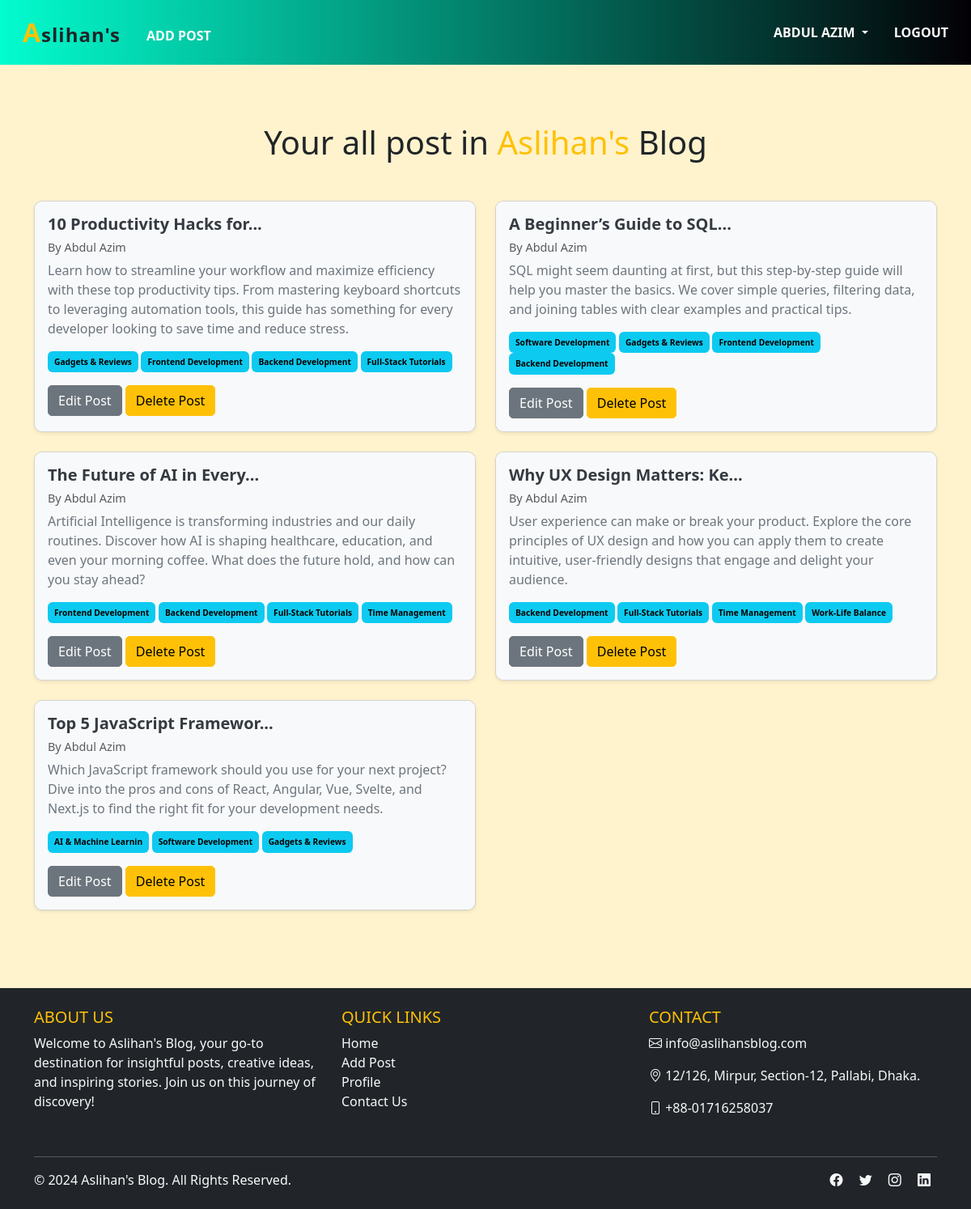
The page /author/profile/ (signed in) on the database its author committed.
### posts/models.py (models this page shows, shortened)
class Post(models.Model):
    title = models.CharField(max_length=50)
    content = models.TextField()
    category = models.ManyToManyField(Category)
    author = models.ForeignKey(User, on_delete=models.CASCADE)

### categories/models.py (models this page shows, shortened)
class Category(models.Model):
    name = models.CharField(max_length=20)
    slug = models.CharField(max_length=100, unique=True, null=True, blank = True)

### authors/views.py (the view)
# urls.py: path('profile/', views.profile, name = 'profile'),
@login_required
def profile(request):
    data = Post.objects.filter(author = request.user)
    return render(request,'profile.html', {'data': data})

### authors/templates/profile.html
{% extends 'base.html' %} {% block content %}
<div class="container my-4">
  <div class="container text-center mt-4 mb-5">
    <h1>
      Your all post in <span class="aslihan-text text-warning">Aslihan's</span> Blog
    </h1>
  </div>
  <div class="row">
    {% for post in data %}
    <div class="col-md-6 mb-4">
      <div
        class="card shadow-sm h-100"
        style="border-radius: 10px; overflow: hidden"
      >
        <div class="card-body" style="background-color: #f8f9fa">
          <h5 class="card-title" style="font-weight: bold; color: #343a40">
            {{ post.title|slice:":25" }}{% if post.title|length > 25 %}...{% endif %}
          </h5>
          <h6 class="text-muted" style="font-size: 0.9em">
            By {{ post.author.first_name}} {{post.author.last_name}}
          </h6>
          <p class="card-text" style="color: #6c757d">
            {{ post.content|slice:":300" }}{% if post.content|length > 300%}...{% endif %}
          </p>
          <div style="font-size: 0.85em; margin-bottom: 1rem">
            {% for cat in post.category.all %}
            <span
              class="badge text-bg-info p-2"
              style="background-color: #6c757d"
              >{{ cat.name }}</span
            >
            {% endfor %}
          </div>
          <a
            href="{% url 'edit_post' post.id%}"
            class="btn btn-secondary"
            style="border-radius: 5px"
            >Edit Post</a
          >
          <a
            href="{% url 'delete_post' post.id%}"
            class="btn btn-warning"
            style="border-radius: 5px"
            >Delete Post</a
          >
        </div>
      </div>
    </div>
    {% endfor %}
  </div>
</div>
{% endblock %}

### templates/base.html (shortened to what this page needs)
<!DOCTYPE html>
<html lang="en">
  <head>
    <link
      href="https://cdn.jsdelivr.net/npm/bootstrap-icons/font/bootstrap-icons.css"
      rel="stylesheet"
    />
    <link
      href="https://cdn.jsdelivr.net/npm/bootstrap@5.3.3/dist/css/bootstrap.min.css"
      rel="stylesheet"
    />
  </head>
  <body>
    <header>
      <nav class="navbar navbar-expand-lg navbar-dark bg-dark">
        <div class="container-fluid">
          <div class="collapse navbar-collapse" id="navbarSupportedContent">
            <ul class="navbar-nav me-auto mb-2 mb-lg-0">
              <li class="nav-item">
                <a
                  class="nav-link active text-uppercase px-3"
                  aria-current="page"
                  href="{% url 'home' %}"
                >
                  <span class="styled-text text-dark">
                    <span class="highlight-a">A</span>slihan's
                  </span>
                </a>
              </li>
              {% if request.user.is_authenticated %}
              <li class="nav-item">
                <a
                  class="nav-link text-uppercase px-3 mt-3 "
                  href="{% url 'add_post' %}"
                  >Add Post</a
                >
              </li>
              {% endif %}
            </ul>
            <div>
              <ul class="navbar-nav me-auto mb-2 mb-lg-0">
                {% if request.user.is_authenticated %}
                <li class="nav-item dropdown">
                  <a
                    class="nav-link dropdown-toggle text-uppercase px-3"
                    href="#"
                    id="profileDropdown"
                    role="button"
                    data-bs-toggle="dropdown"
                    aria-expanded="false"
                  >
                  {{request.user.first_name}} {{request.user.last_name}}
                  </a>
                </li>
                <li class="nav-item">
                  <a
                    class="nav-link text-uppercase px-3"
                    href="{% url 'logout' %}"
                    >Logout</a
                  >
                </li>
                {% endif %}
              </ul>
            </div>
          </div>
        </div>
      </nav>
    </header>
    <main class="flex-grow-1 bg-warning-subtle py-5">
      {% block content %}{% endblock %}
    </main>
    <footer class="text-light py-4 bg-dark">
      <div class="container">
        <div class="row">
          <div class="col-lg-4 col-md-6 mb-4">
            <h5 class="text-uppercase text-warning">About Us</h5>
            <p>
              Welcome to Aslihan's Blog, your go-to destination for insightful posts,
              creative ideas, and inspiring stories. Join us on this journey of discovery!
            </p>
          </div>
          <div class="col-lg-4 col-md-6 mb-4">
            <h5 class="text-uppercase text-warning">Quick Links</h5>
            <ul class="list-unstyled">
              <li><a href="{% url 'home' %}" class="text-light text-decoration-none">Home</a></li>
              <li><a href="{% url 'add_post' %}" class="text-light text-decoration-none">Add Post</a></li>
              <li><a href="{% url 'profile' %}" class="text-light text-decoration-none">Profile</a></li>
              <li><a href="" class="text-light text-decoration-none">Contact Us</a></li>
            </ul>
          </div>
          <div class="col-lg-4 col-md-12">
            <h5 class="text-uppercase text-warning">Contact</h5>
            <p>
              <i class="bi bi-envelope"></i> <a href="" class="text-light text-decoration-none">info@aslihansblog.com</a>
            </p>
            <p>
              <i class="bi bi-geo-alt"></i> 12/126, Mirpur, Section-12, Pallabi, Dhaka.
            </p>
            <p>
              <i class="bi bi-phone"></i> +88-01716258037
            </p>
          </div>
        </div>
        <hr class="border-light" />
        <div class="d-flex justify-content-between align-items-center">
          <p class="mb-0">&copy; 2024 Aslihan's Blog. All Rights Reserved.</p>
          <div>
            <a href="#" class="text-light text-decoration-none mx-2"><i class="bi bi-facebook"></i></a>
            <a href="#" class="text-light text-decoration-none mx-2"><i class="bi bi-twitter"></i></a>
            <a href="#" class="text-light text-decoration-none mx-2"><i class="bi bi-instagram"></i></a>
            <a href="#" class="text-light text-decoration-none mx-2"><i class="bi bi-linkedin"></i></a>
          </div>
        </div>
      </div>
    </footer>
  </body>
</html>

### templates/base.html (style rules this page uses)
html, body { height: 100%; margin: 0; }
body { display: flex; flex-direction: column; }
main { flex-grow: 1; }
.nav-item .styled-text { font-size: 1.5rem; color: dark; letter-spacing: 1px; text-transform: lowercase; }
.nav-item .styled-text .highlight-a { font-size: 2rem; color: #ffc107; font-style: normal; text-transform: uppercase; }
.navbar { background: linear-gradient(90deg, #03fcce, #030005); transition: background-color 0.5s ease-in-out; }
.navbar .nav-link { color: #fff; font-weight: 600; transition: color 0.3s ease-in-out, transform 0.3s ease-in-out; }

### rows shown on the page
Post: title "10 Productivity Hacks for", author.first_name "Abdul", author.last_name "Azim", content "Learn how to streamline your workflow and maximize efficiency with these top productivity tips. From mastering keyboard shortcuts to leveraging automation tools, this guide has something for every developer looking to save time and reduce stress."
Category: name "Gadgets & Reviews"
Category: name "Frontend Development"
Category: name "Backend Development"
Category: name "Full-Stack Tutorials"
Post: title "A Beginner’s Guide to SQL", author.first_name "Abdul", author.last_name "Azim", content "SQL might seem daunting at first, but this step-by-step guide will help you master the basics. We cover simple queries, filtering data, and joining tables with clear examples and practical tips."
Category: name "Software Development"
Post: title "The Future of AI in Every", author.first_name "Abdul", author.last_name "Azim", content "Artificial Intelligence is transforming industries and our daily routines. Discover how AI is shaping healthcare, education, and even your morning coffee. What does the future hold, and how can you stay ahead?"
Category: name "Time Management"
Post: title "Why UX Design Matters: Ke", author.first_name "Abdul", author.last_name "Azim", content "User experience can make or break your product. Explore the core principles of UX design and how you can apply them to create intuitive, user-friendly designs that engage and delight your audience."
Category: name "Work-Life Balance"
Post: title "Top 5 JavaScript Framewor", author.first_name "Abdul", author.last_name "Azim", content "Which JavaScript framework should you use for your next project? Dive into the pros and cons of React, Angular, Vue, Svelte, and Next.js to find the right fit for your development needs."
Category: name "AI & Machine Learnin"

### other values the page prints
{{ request.user.first_name }} "ABDUL"
{{ request.user.last_name }} "AZIM"
